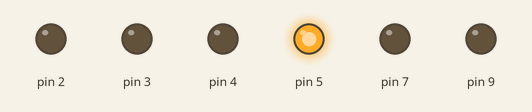
This sketch was run on a simulated Arduino Uno, built with avr-gcc and run on an emulated ATmega328P. Parts: output pins drawn as LEDs (lit = HIGH).

Above: at 0.1 s.
At 5.1 s:
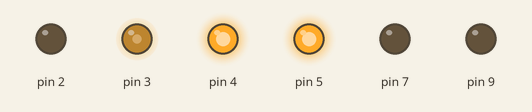
At 7.1 s:
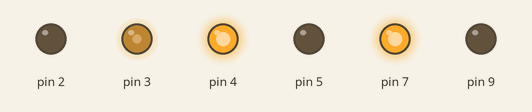
At 37.6 s:
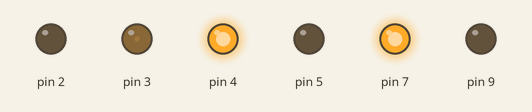
Timing chart, 0 to 40.0 s (numbered marks = the images above):
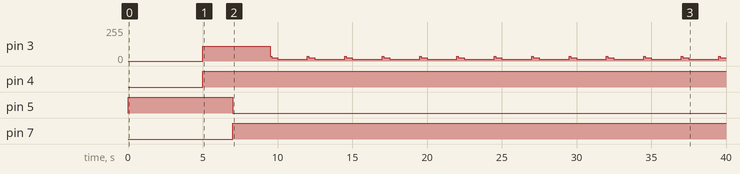

The sketch:

Motor_PWM_final.ino
```cpp
#include<Servo.h>;
Servo myservo;

void setup() {
  // put your setup code here, to run once:

  pinMode(2,OUTPUT);

  pinMode(3,OUTPUT);
  pinMode(4,OUTPUT);

  pinMode(5,OUTPUT);
  pinMode(7,OUTPUT);
    digitalWrite(5,HIGH);
  digitalWrite(7,LOW);
  pinMode(9,OUTPUT);


      delay(5000);
     // Serial.begin(9600);
}

void loop() {


         analogWrite(3,110);
          //Serial.println("Complete Rotation Starts");
          digitalWrite(2,LOW);
          digitalWrite(4,HIGH);
          delay(2000);
          digitalWrite(5,LOW);
          digitalWrite(7,HIGH);
          delay(2000);
          //myservo.write();
          delay(500);

          while(0==0)
          {
         analogWrite(3,35);
    delay(100);
    analogWrite(3,24);
    delay(400);
    analogWrite(3,14);
    delay(2000);
          }
    //digitalWrite(output_signal,LOW);


}
```

Measured:
- by itself, pin 3: repeats every 2.5 s: 35/255 0.10 s, 24/255 0.40 s, 14/255 2.0 s
- by itself, pin 4: LOW → HIGH at 5.0 s
- by itself, pin 5: HIGH → LOW at 7.0 s
- by itself, pin 7: LOW → HIGH at 7.0 s
